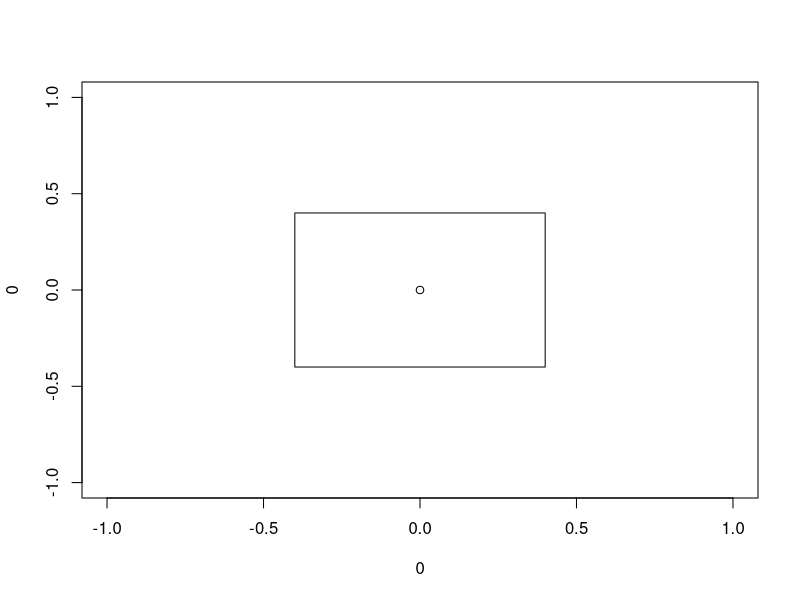

This chart was generated by the following R code: (Note: this script raises an error after producing the figure.)

makeSquareHist <- function(xCentre=0,yCentre=0,width=0.4,height=0.4,histMax=0){
  lt <- c(xCentre - width,yCentre - height) + runif(1,max = histMax)
  rt <- c(xCentre + width,yCentre - height) + runif(1,max = histMax)
  rb <- c(xCentre + width,yCentre + height) + runif(1,max = histMax)
  lb <- c(xCentre - width,yCentre + height) + runif(1,max = histMax)
  shape <- rbind(lt,rt,rb,lb)
  return (shape)
}

getHist <- function(histMax) {c(runif(1,max = histMax),
                        runif(1,max = histMax),
                        runif(1,max = histMax),
                        runif(1,max = histMax))}


rotXY = function(x,y,theta,p=0,q=0){
  xP = ((x-p)*cos(theta)) - ((y-q)*sin(theta)) + p
  yP = ((x-p)*sin(theta)) + ((y-q)*cos(theta)) + q
  return (c(xP,yP))
}

rotation <- function(x,thet,p,q){
  t(apply(polyg,1,function(x){rotXY(x[1],x[2],theta = thet,p,q)}))
}


rotXY = function(x,y,theta){
  xP = ((x)*cos(theta)) - ((y)*sin(theta)) 
  yP = ((x)*sin(theta)) + ((y)*cos(theta)) 
  return (c(xP,yP))
}

rotation <- function(polyg,thet){
  t(apply(polyg,1,function(x){rotXY(x[1],x[2],theta = thet)}))
}


p<-0
q<-0
histeresis <- getHist(0.25)
square <- makeSquareHist(p,q)
squareHist <- square + histeresis


plot(0,0)
polygon(square[,1],square[,2],col = 'transparent')
polygon(squareRot[,1],squareRot[,2],col = 'transparent')

squareRot <- rotation(square,45)
squareRotHist <- squareRot + histeresis

polygon(squareHist[,1],squareHist[,2],col = 'transparent')
polygon(squareRotHist[,1],squareRotHist[,2],col = 'transparent')





plot(0,0)
rep = 0 
while (rep < 10){
  p = sample(seq(-0.75,0.75,.01),1)
  q = sample(seq(-0.75,0.75,.01),1)
  thet <- sample(seq(0,360,5),1)
  maxH = sample(seq(0,.2,.01),1)
  print(c(p,q,thet,rep))
  #####
  polyg <- makeSquareHist(p,q,width = .25,height = .25,histMax = maxH)
  polygon(polyg[,1],polyg[,2],col = 'transparent')
  #####
  rotPoly =  t(apply(polyg,1,function(x){rotXY(x[1],x[2],theta = thet,p = p,q = q)}))
  polygon(rotPoly[,1],rotPoly[,2],col = 'transparent')
  
  # rotPoly =  t(apply(polyg,1,function(x){rotXY(x[1],x[2],theta = thet,p=p,q=q)}))
  # polygon(rotPoly[,1]+q,rotPoly[,2]+p,col = 'transparent')
  points(p,q,pch=3)
  ##
  rep=rep+1


}



plot(0,0)
rep = 0 
while (rep < 20){
  p = sample(seq(-0.75,0.75,.01),1)
  q = sample(seq(-0.75,0.75,.01),1)
  print(c(p,q))
  
  ##
  histeresis <- getHist(0.25)
  square <- makeSquareHist(p,q)
  squareHist <- square + histeresis
  squareRot <- rotation(square,45)
  squareRotHist <- squareRot + histeresis
  
  
  choose <- sample(seq(1:4),1)
  if (choose == 1) polygon(square[,1],square[,2],col = 'transparent')
  if (choose == 2) polygon(squareRot[,1],squareRot[,2],col = 'transparent')
  if (choose == 3) polygon(squareHist[,1],squareHist[,2],col = 'transparent')
  if (choose == 4) polygon(squareRotHist[,1],squareRotHist[,2],col = 'transparent')
  rep=rep+1
}


plot(0,0)
rep = 0 
while (rep < 20){
  p = sample(seq(-0.75,0.75,.01),1)
  q = sample(seq(-0.75,0.75,.01),1)
  print(c(p,q))
  
  ##
  histeresis <- getHist(0.25)
  square <- makeSquareHist(p,q)
  squareHist <- square + histeresis
  squareRot <- rotation(square,45)
  squareRotHist <- squareRot + histeresis
  
  
  choose <- sample(seq(1:4),1)
  if (choose == 1) polygon(square[,1],square[,2],col = 'transparent')
  if (choose == 2) polygon(squareRot[,1],squareRot[,2],col = 'transparent')
  if (choose == 3) polygon(squareHist[,1],squareHist[,2],col = 'transparent')
  if (choose == 4) polygon(squareRotHist[,1],squareRotHist[,2],col = 'transparent')
  rep=rep+1
}



plot(0, 0,
     xlim=c(-1,11),
     ylim=c(-1,11),
     col = "white", xlab = "", ylab = "", axes=F)
for (p in seq(1,10)){
  for (q in seq(1,10)) {
    
    histeresis <- getHist(0.25)
    square <- makeSquareHist(p,q)
    squareHist <- square + histeresis
    
    thet <- sample(seq(0,360,5),1)
    squareRot <- rotation(square,thet,p,q)
    squareRotHist <- squareRot + histeresis
    
    
    choose <- sample(seq(1:4),1)
    if (choose == 1) polygon(square[,1],square[,2],col = 'transparent')
    if (choose == 2) polygon(squareRot[,1],squareRot[,2],col = 'transparent')
    if (choose == 3) polygon(squareHist[,1],squareHist[,2],col = 'transparent')
    if (choose == 4) polygon(squareRotHist[,1],squareRotHist[,2],col = 'transparent')
    rep=rep+1
  }}

